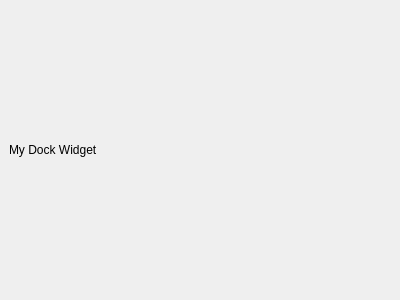
<?xml version="1.0" encoding="UTF-8"?>
<ui version="4.0">
 <class>MyDockWidget</class>
 <widget class="QDockWidget" name="MyDockWidget">
  <property name="geometry">
   <rect>
    <x>0</x>
    <y>0</y>
    <width>400</width>
    <height>300</height>
   </rect>
  </property>
  <property name="windowTitle">
   <string>DockWidget</string>
  </property>
  <widget class="QWidget" name="dockWidgetContents">
   <layout class="QGridLayout" name="gridLayout">
    <item row="0" column="0">
     <widget class="QLabel" name="label">
      <property name="text">
       <string>My Dock Widget</string>
      </property>
     </widget>
    </item>
   </layout>
  </widget>
 </widget>
 <resources/>
 <connections/>
</ui>
